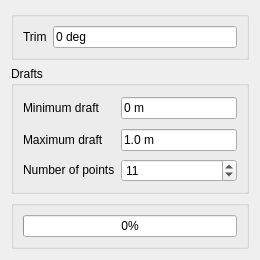
<?xml version="1.0" encoding="UTF-8"?>
<ui version="4.0">
 <class>DynoChartTaskPanel</class>
 <widget class="QWidget" name="DynoChartTaskPanel">
  <property name="geometry">
   <rect>
    <x>0</x>
    <y>0</y>
    <width>260</width>
    <height>260</height>
   </rect>
  </property>
  <property name="minimumSize">
   <size>
    <width>0</width>
    <height>260</height>
   </size>
  </property>
  <property name="windowTitle">
   <string>Plot Dyno Chart</string>
  </property>
  <layout class="QGridLayout" name="gridLayout">
   <item row="0" column="0">
    <widget class="QGroupBox" name="group_trim">
     <property name="toolTip">
      <string>The trim angle to be considered</string>
     </property>
     <layout class="QHBoxLayout" name="horizontalLayout_2">
      <item>
       <widget class="QLabel" name="trim_label">
        <property name="sizePolicy">
         <sizepolicy hsizetype="Maximum" vsizetype="Preferred">
          <horstretch>0</horstretch>
          <verstretch>0</verstretch>
         </sizepolicy>
        </property>
        <property name="text">
         <string>Trim</string>
        </property>
       </widget>
      </item>
      <item>
       <widget class="Gui::InputField" name="trim">
        <property name="text">
         <string notr="true">0 deg</string>
        </property>
        <property name="unit" stdset="0">
         <string notr="true">deg</string>
        </property>
        <property name="quantity" stdset="0">
         <double>0.000000000000000</double>
        </property>
       </widget>
      </item>
     </layout>
    </widget>
   </item>
   <item row="2" column="0">
    <widget class="QGroupBox" name="group_draft">
     <property name="sizePolicy">
      <sizepolicy hsizetype="Expanding" vsizetype="Expanding">
       <horstretch>0</horstretch>
       <verstretch>0</verstretch>
      </sizepolicy>
     </property>
     <property name="toolTip">
      <string>Range of considered draft. The hydrostatucs are computed for several points between the selected minimum and maximum draft</string>
     </property>
     <property name="title">
      <string>Drafts</string>
     </property>
     <layout class="QGridLayout" name="gridLayout_3">
      <item row="0" column="0">
       <layout class="QGridLayout" name="subgroup_data">
        <property name="sizeConstraint">
         <enum>QLayout::SetDefaultConstraint</enum>
        </property>
        <item row="2" column="0">
         <widget class="QLabel" name="n_draftLabel">
          <property name="sizePolicy">
           <sizepolicy hsizetype="Preferred" vsizetype="Maximum">
            <horstretch>0</horstretch>
            <verstretch>0</verstretch>
           </sizepolicy>
          </property>
          <property name="text">
           <string>Number of points</string>
          </property>
         </widget>
        </item>
        <item row="0" column="0">
         <widget class="QLabel" name="min_draft_label">
          <property name="sizePolicy">
           <sizepolicy hsizetype="Preferred" vsizetype="Expanding">
            <horstretch>0</horstretch>
            <verstretch>0</verstretch>
           </sizepolicy>
          </property>
          <property name="text">
           <string>Minimum draft</string>
          </property>
         </widget>
        </item>
        <item row="2" column="1">
         <widget class="QSpinBox" name="n_draft">
          <property name="sizePolicy">
           <sizepolicy hsizetype="Minimum" vsizetype="Fixed">
            <horstretch>0</horstretch>
            <verstretch>0</verstretch>
           </sizepolicy>
          </property>
          <property name="minimum">
           <number>2</number>
          </property>
          <property name="maximum">
           <number>9999</number>
          </property>
          <property name="value">
           <number>11</number>
          </property>
         </widget>
        </item>
        <item row="1" column="0">
         <widget class="QLabel" name="max_draft_label">
          <property name="sizePolicy">
           <sizepolicy hsizetype="Preferred" vsizetype="Expanding">
            <horstretch>0</horstretch>
            <verstretch>0</verstretch>
           </sizepolicy>
          </property>
          <property name="text">
           <string>Maximum draft</string>
          </property>
         </widget>
        </item>
        <item row="0" column="1">
         <widget class="Gui::InputField" name="min_draft">
          <property name="text">
           <string notr="true">0 m</string>
          </property>
          <property name="unit" stdset="0">
           <string notr="true">m</string>
          </property>
          <property name="quantity" stdset="0">
           <double>0.000000000000000</double>
          </property>
         </widget>
        </item>
        <item row="1" column="1">
         <widget class="Gui::InputField" name="max_draft">
          <property name="text">
           <string notr="true">1.0 m</string>
          </property>
          <property name="unit" stdset="0">
           <string notr="true">m</string>
          </property>
          <property name="quantity" stdset="0">
           <double>1.000000000000000</double>
          </property>
         </widget>
        </item>
       </layout>
      </item>
     </layout>
    </widget>
   </item>
   <item row="3" column="0">
    <widget class="QGroupBox" name="group_pbar">
     <property name="toolTip">
      <string>Progress of the computation</string>
     </property>
     <layout class="QGridLayout" name="group_progress">
      <item row="0" column="0">
       <widget class="QProgressBar" name="pbar">
        <property name="value">
         <number>0</number>
        </property>
       </widget>
      </item>
     </layout>
    </widget>
   </item>
  </layout>
 </widget>
 <customwidgets>
  <customwidget>
   <class>Gui::InputField</class>
   <extends>QLineEdit</extends>
   <header location="global">Gui/Inputfield.h</header>
  </customwidget>
 </customwidgets>
 <resources/>
 <connections/>
</ui>
